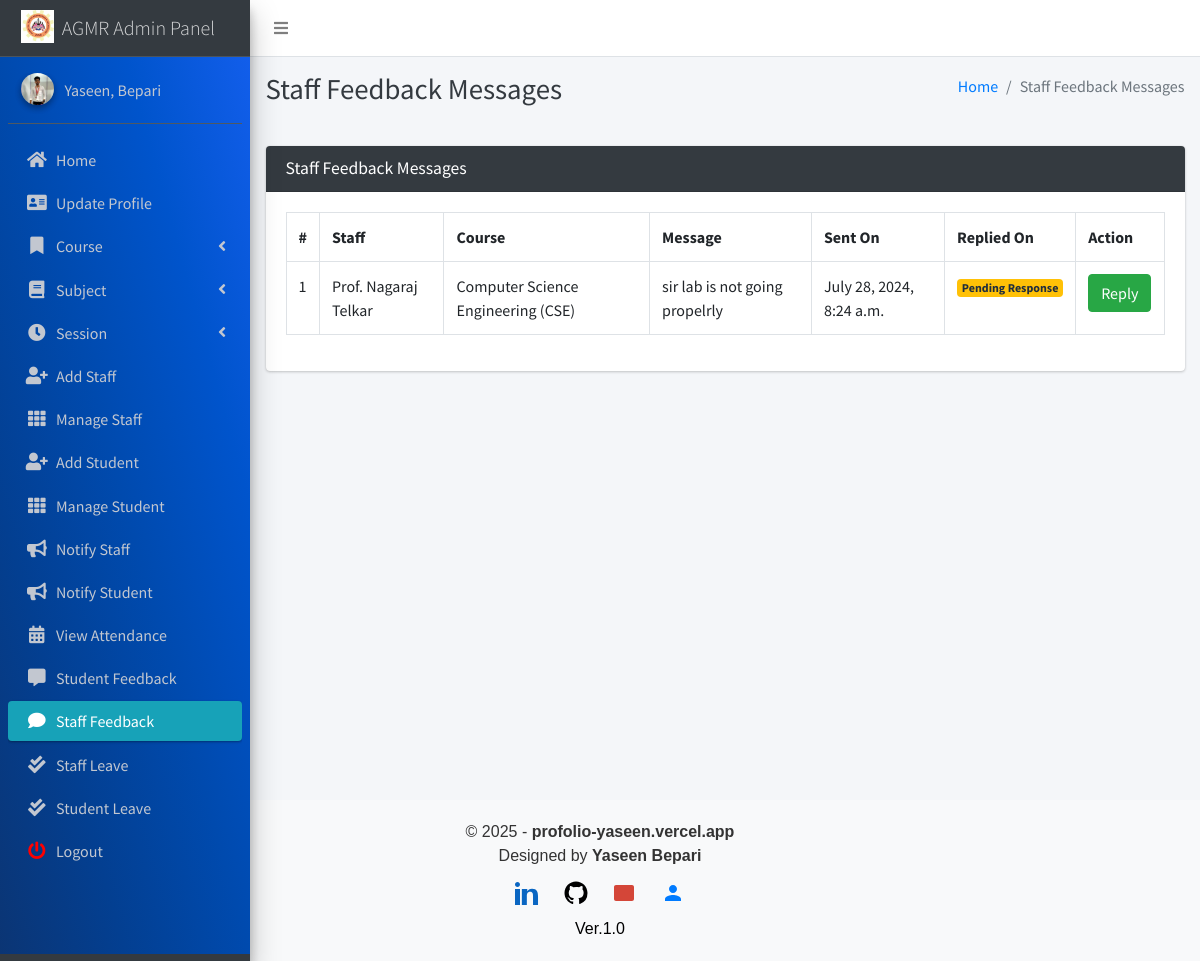
The page /staff/view/feedback/ (signed in) on the database its author committed.
### main_app/models.py (models this page shows)
class CustomUser(AbstractUser):
    USER_TYPE = ((1, "HOD"), (2, "Staff"), (3, "Student"))
    GENDER = [("M", "Male"), ("F", "Female")]
    username = None  # Removed username, using email instead
    email = models.EmailField(unique=True)
    user_type = models.CharField(default=1, choices=USER_TYPE, max_length=1)
    gender = models.CharField(max_length=1, choices=GENDER)
    profile_pic = models.ImageField()
    address = models.TextField()
    fcm_token = models.TextField(default="")  # For firebase notifications
    created_at = models.DateTimeField(auto_now_add=True)
    updated_at = models.DateTimeField(auto_now=True)
    USERNAME_FIELD = "email"
    REQUIRED_FIELDS = []
    objects = CustomUserManager()
    def __str__(self):
        return self.last_name + ", " + self.first_name

class FeedbackStaff(models.Model):
    staff = models.ForeignKey(Staff, on_delete=models.CASCADE)
    feedback = models.TextField()
    reply = models.TextField()
    created_at = models.DateTimeField(auto_now_add=True)
    updated_at = models.DateTimeField(auto_now=True)

class Staff(models.Model):
    course = models.ForeignKey(Course, on_delete=models.DO_NOTHING, null=True, blank=False)
    admin = models.OneToOneField(CustomUser, on_delete=models.CASCADE)
    def __str__(self):
        return self.admin.last_name + " " + self.admin.first_name

class Course(models.Model):
    name = models.CharField(max_length=120)
    created_at = models.DateTimeField(auto_now_add=True)
    updated_at = models.DateTimeField(auto_now=True)
    def __str__(self):
        return self.name

### main_app/hod_views.py (the view, shortened to what this page needs)
# urls.py: path("staff/view/feedback/", hod_views.staff_feedback_message,
@csrf_exempt
def staff_feedback_message(request):
    if request.method != 'POST':
        feedbacks = FeedbackStaff.objects.all()
        context = {
            'feedbacks': feedbacks,
            'page_title': 'Staff Feedback Messages'
        }
        return render(request, 'hod_template/staff_feedback_template.html', context)

### main_app/templates/hod_template/staff_feedback_template.html (shortened to what this page needs)
{% extends 'main_app/base.html' %}
{% load static %}
{% block page_title %}{{page_title}}{% endblock page_title %}
{% block content %}
<section class="content">
    <div class="container-fluid">
        <div class="row">
            <div class="col-md-12">
                <div class="card card-dark">
                    <div class="card-header">
                        <h3 class="card-title">{{page_title}}</h3>
                    </div>
                    <div class="table card-body">
                        <table class="table table-bordered table-hover">
                            <tr>
                                <th>#</th>
                                <th>Staff</th>
                                <th>Course</th>
                                <th>Message</th>
                                <th>Sent On</th>
                                <th>Replied On</th>
                                <th>Action</th>
                            </tr>
                            {% for feedback in  feedbacks %}
                              <tr>
                                  <td>{{forloop.counter}}</td>
                                  <td>{{feedback.staff}}</td>
                                  <td>{{feedback.staff.course}}</td>
                                  <td>{{feedback.feedback}}</td>
                                    {% if feedback.reply == "" %}
                                    <td>{{feedback.created_at}}</td>
                                    <td><span  class='badge badge-warning'>Pending Response</span></td>
                                         <td> <button data-toggle = "modal" data-target = "#reply_modal" value="{{feedback.id}}" class="btn btn-success reply_open_modal">Reply</button>
                                        {% else %}
                                        <td>{{feedback.created_at}}</td>
                                        <td>{{feedback.updated_at}}</td>
                                          <td>{{feedback.reply}}</td>
                                    {% endif %}
                                  </td>
                              </tr>
                            {% endfor %}
                        </table>
                    </div>
                    </div>
            </div>
        </div>
    </div>
</section>
{% endblock content %}

### main_app/templates/main_app/sidebar_template.html (shortened to what this page needs)
{% load static %}
<aside class="main-sidebar sidebar-dark-info elevation-4">
    {% if request.user.user_type == '1' %}
    <a href="{% url 'admin_home' %}" class="brand-link">
        <img src="{% static 'dist/img/agm logo.jpg' %} " alt="AGMR LOGO"
            class="brand-image " >
        <span class="brand-text font-weight-light" >AGMR Admin Panel</span>
    </a>
    <div class="sidebar" style="background-image: linear-gradient(to right top, #0b3574, #033f91, #004aae, #0054cc, #125eeb);">
        <div class="user-panel mt-3 pb-3 mb-3 d-flex">
            <div class="image">
                <img src="{{ request.user.profile_pic}}" class="img-circle elevation-2" alt="User Image">
            </div>
            <div class="info">
                <a href="#" class="d-block">{{user}}</a>
            </div>
        </div>
        <nav class="mt-2">
            <ul class="nav nav-pills nav-sidebar flex-column" data-widget="treeview" role="menu" data-accordion="false">
                <li class="nav-item">
                    {% url 'admin_home' as admin_home %}
                    <a href="{{admin_home}}" class="nav-link {% if admin_home == request.path %} active {% endif %}">
                        <i class="nav-icon fas fa-home"></i>
                        <p>
                            Home
                        </p>
                    </a>
                </li>
                <li class="nav-item">
                    {% url 'admin_view_profile' as admin_view_profile %}
                    <a href="{{admin_view_profile}}"
                        class="nav-link {% if admin_view_profile == request.path %} active {% endif %}">
                        <i class="nav-icon fas fa-address-card"></i>
                        <p>
                            Update Profile
                        </p>
                    </a>
                </li>
                <li class="nav-item has-treeview">
                    <a href="#" class="nav-link" >
                        <i class="nav-icon fas fa-bookmark"></i>
                        <p>
                            Course
                            <i class="fas fa-angle-left right"></i>
                        </p>
                    </a>
                </li>
                <li class="nav-item has-treeview">
                    <a href="#" class="nav-link">
                        <i class="nav-icon fas fa-book"></i>
                        <p>
                            Subject
                            <i class="fas fa-angle-left right"></i>
                        </p>
                    </a>
                </li>
                <li class="nav-item has-treeview">
                    <a href="#" class="nav-link">
                        <i  class="nav-icon fas fa-clock"></i>
                        <p>
                            Session
                            <i class="fas fa-angle-left right"></i>
                        </p>
                    </a>
                </li>
                <li class="nav-item">
                    {% url 'add_staff' as add_staff %}
                    <a href="{{add_staff}}" class="nav-link {% if add_staff == request.path %} active {% endif %}">
                        <i class="nav-icon fas fa-user-plus"></i>
                        <p>
                            Add Staff
                        </p>
                    </a>
                </li>
                <li class="nav-item">
                    {% url 'manage_staff' as manage_staff %}
                    {% url 'edit_staff' staff_id as edit_staff %}
                    <a href="{{manage_staff}}"
                        class="nav-link {% if manage_staff == request.path or request.path == edit_staff %} active {% endif %}">
                        <i class="nav-icon fas fa-th"></i>
                        <p>
                            Manage Staff
                        </p>
                    </a>
                </li>
                <li class="nav-item">
                    {% url 'add_student' as add_student%}
                    <a href="{{add_student}}" class="nav-link  {% if add_student == request.path %} active {% endif %}">
                        <i class="nav-icon fas fa-user-plus"></i>
                        <p>
                            Add Student
                        </p>
                    </a>
                </li>
                <li class="nav-item">
                    {% url 'manage_student' as manage_student %}
                    {% url 'edit_student' student_id as edit_student %}
                    <a href="{{manage_student}}"
                        class="nav-link  {% if edit_student == request.path or manage_student == request.path %} active {% endif %}">
                        <i class="nav-icon fas fa-th"></i>
                        <p>
                            Manage Student
                        </p>
                    </a>
                </li>
                <li class="nav-item">
                    {% url 'admin_notify_staff' as admin_notify_staff %}
                    <a href="{{admin_notify_staff}}"
                        class="nav-link {% if admin_notify_staff == request.path %} active {% endif %}">
                        <i class="nav-icon fas fa-bullhorn"></i>
                        <p>
                            Notify Staff
                        </p>
                    </a>
                </li>
                <li class="nav-item">
                    {% url 'admin_notify_student' as admin_notify_student %}
                    <a href="{{admin_notify_student}}"
                        class="nav-link {% if admin_notify_student == request.path %} active {% endif %}">
                        <i class="nav-icon fas fa-bullhorn"></i>
                        <p>
                            Notify Student
                        </p>
                    </a>
                </li>
                <li class="nav-item">
                    {% url 'admin_view_attendance' as admin_view_attendance %}
                <li class="nav-item">
                    <a href="{{admin_view_attendance}}"
                        class="nav-link  {% if admin_view_attendance == request.path %} active {% endif %}">
                        <i class="nav-icon fas fa-calendar-alt"></i>
                        <p>
                            View Attendance
                        </p>
                    </a>
                </li>
                <li class="nav-item">
                    {% url 'student_feedback_message' as student_feedback_message %}
                    <a href="{{ student_feedback_message }}"
                        class="nav-link  {% if student_feedback_message == request.path %} active {% endif %}">
                        <i class="nav-icon fas fa-comment-alt"></i>
                        <p>
                            Student Feedback
                        </p>
                    </a>
                </li>
                <li class="nav-item">
                    {% url 'staff_feedback_message' as staff_feedback_message %}
                    <a href="{{staff_feedback_message}}"
                        class="nav-link   {% if staff_feedback_message == request.path %} active {% endif %}">
                        <i  class="nav-icon fas fa-comment"></i>
                        <p>
                            Staff Feedback
                        </p>
                    </a>
                </li>
                <li class="nav-item">
                    {% url 'view_staff_leave' as view_staff_leave %}
                    <a href="{{view_staff_leave}}"
                        class="nav-link  {% if view_staff_leave == request.path %} active {% endif %}">
                        <i  class="nav-icon fas fa-check-double"></i>
                        <p>
                            Staff Leave
                        </p>
                    </a>
                </li>
                <li class="nav-item">
                    {% url 'view_student_leave' as view_student_leave %}
                    <a href="{% url 'view_student_leave' %}"
                        class="nav-link  {% if view_student_leave == request.path %} active {% endif %}">
                        <i  class="nav-icon fas fa-check-double"></i>
                        <p>
                            Student Leave
                        </p>
                    </a>
                </li>
                                        {% endif %}
                                        <li class="nav-item">
                                            <a href="{% url 'user_logout' %}"
                                                onclick="return confirm('Your session would be terminated.\n\nProceed?')"
                                                class="nav-link">
                                                <i  style="color: #ff0000"  class="nav-icon fas fa-power-off"></i>
                                                <p>
                                                    Logout
                                                </p>
                                            </a>
                                        </li>
                                    </ul>
                                </nav>
                            </div>
</aside>

### rows shown on the page
CustomUser: last_name+first_name "Yaseen, Bepari"
FeedbackStaff: staff "Prof. Nagaraj Telkar", staff.course "Computer Science Engineering (CSE)", feedback "sir lab is not going propelrly", created_at "July 28, 2024, 8:24 a.m."

### other values the page prints
{{ page_title }} "Staff Feedback Messages"
